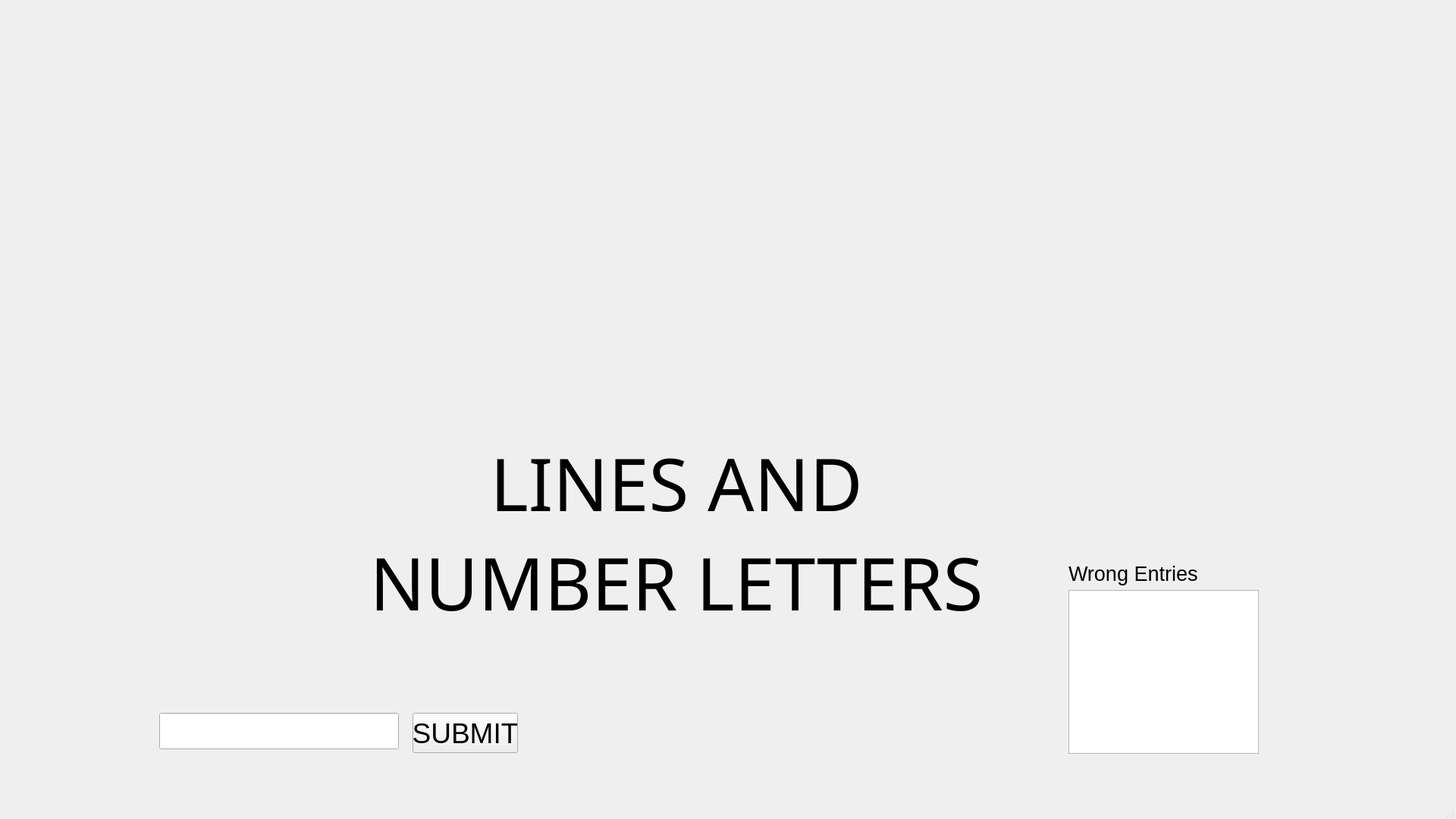
<?xml version="1.0" encoding="UTF-8"?>
<ui version="4.0">
 <class>MainWindow</class>
 <widget class="QMainWindow" name="MainWindow">
  <property name="geometry">
   <rect>
    <x>0</x>
    <y>0</y>
    <width>1920</width>
    <height>1080</height>
   </rect>
  </property>
  <property name="font">
   <font>
    <pointsize>20</pointsize>
   </font>
  </property>
  <property name="windowTitle">
   <string>MainWindow</string>
  </property>
  <widget class="QWidget" name="centralwidget">
   <widget class="QLineEdit" name="inputbox">
    <property name="geometry">
     <rect>
      <x>210</x>
      <y>940</y>
      <width>316</width>
      <height>48</height>
     </rect>
    </property>
    <property name="font">
     <font>
      <pointsize>26</pointsize>
     </font>
    </property>
    <property name="text">
     <string/>
    </property>
   </widget>
   <widget class="QPushButton" name="submitButton">
    <property name="geometry">
     <rect>
      <x>544</x>
      <y>940</y>
      <width>139</width>
      <height>53</height>
     </rect>
    </property>
    <property name="font">
     <font>
      <pointsize>28</pointsize>
     </font>
    </property>
    <property name="text">
     <string>SUBMIT</string>
    </property>
   </widget>
   <widget class="QWidget" name="">
    <property name="geometry">
     <rect>
      <x>1409</x>
      <y>741</y>
      <width>251</width>
      <height>253</height>
     </rect>
    </property>
    <layout class="QVBoxLayout" name="verticalLayout_2">
     <item>
      <widget class="QLabel" name="label">
       <property name="text">
        <string>Wrong Entries</string>
       </property>
       <property name="alignment">
        <set>Qt::AlignBottom|Qt::AlignLeading|Qt::AlignLeft</set>
       </property>
       <property name="wordWrap">
        <bool>false</bool>
       </property>
      </widget>
     </item>
     <item>
      <widget class="QListWidget" name="guessedbox"/>
     </item>
    </layout>
   </widget>
   <widget class="QWidget" name="">
    <property name="geometry">
     <rect>
      <x>460</x>
      <y>70</y>
      <width>864</width>
      <height>841</height>
     </rect>
    </property>
    <layout class="QVBoxLayout" name="verticalLayout_3">
     <item>
      <widget class="QLabel" name="drawing">
       <property name="font">
        <font>
         <pointsize>72</pointsize>
        </font>
       </property>
       <property name="text">
        <string/>
       </property>
       <property name="pixmap">
        <pixmap>../Hangman Project/images/Stage 0.png</pixmap>
       </property>
       <property name="scaledContents">
        <bool>true</bool>
       </property>
       <property name="alignment">
        <set>Qt::AlignCenter</set>
       </property>
      </widget>
     </item>
     <item>
      <widget class="QLabel" name="linesletters">
       <property name="font">
        <font>
         <family>MS PGothic</family>
         <pointsize>72</pointsize>
        </font>
       </property>
       <property name="text">
        <string>LINES AND NUMBER LETTERS</string>
       </property>
       <property name="textFormat">
        <enum>Qt::AutoText</enum>
       </property>
       <property name="scaledContents">
        <bool>false</bool>
       </property>
       <property name="alignment">
        <set>Qt::AlignCenter</set>
       </property>
       <property name="wordWrap">
        <bool>true</bool>
       </property>
      </widget>
     </item>
    </layout>
   </widget>
  </widget>
  <widget class="QMenuBar" name="menubar">
   <property name="geometry">
    <rect>
     <x>0</x>
     <y>0</y>
     <width>1920</width>
     <height>22</height>
    </rect>
   </property>
  </widget>
  <widget class="QStatusBar" name="statusbar"/>
 </widget>
 <resources/>
 <connections/>
</ui>
